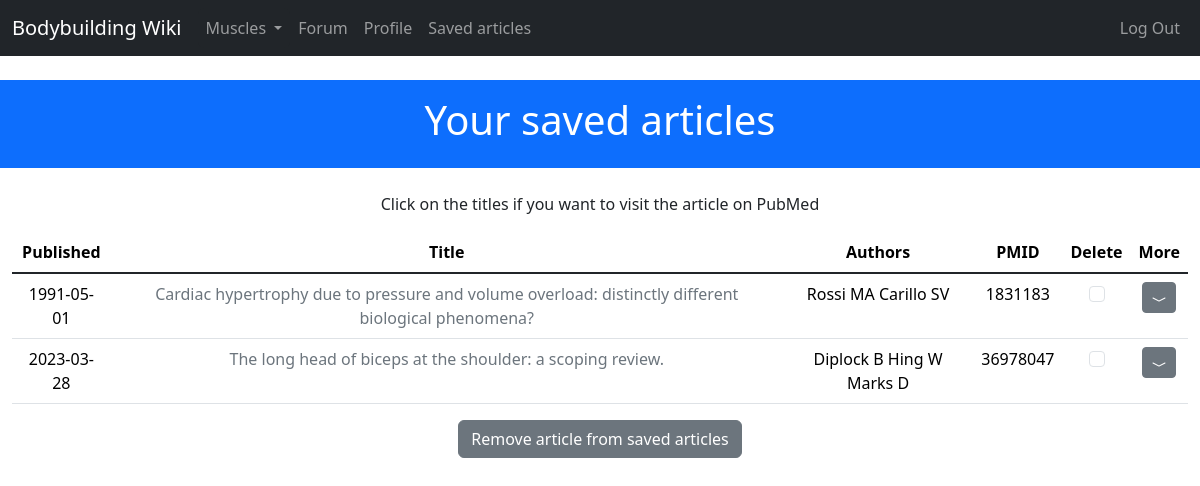
The page /search/my_saved_papers/ (signed in) on the database as committed earlier.
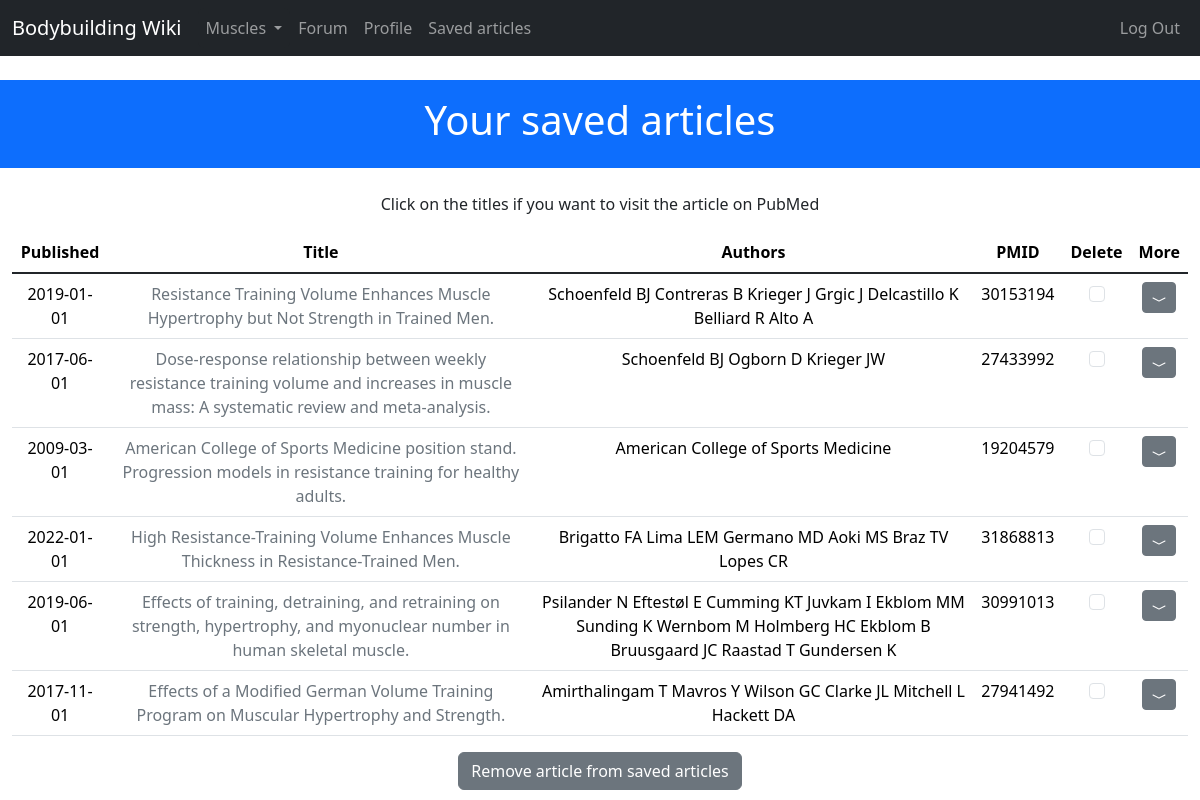
The same page on the database as committed later.
### project/search/models.py (models this page shows)
class PaperSaved(db.Model):
    __tablename__ = 'PapersSaved'
    id = db.Column(db.Integer, primary_key=True)
    user_id = db.Column(db.Integer, db.ForeignKey('users.id'))
    date = db.Column(db.DateTime())
    title = db.Column(db.String(300))
    authors = db.Column(db.String(300))
    pmid = db.Column(db.Integer)
    abstract = db.Column(db.Text())
    results = db.Column(db.Text())
    conclusions = db.Column(db.Text())

### project/search/views.py (the view, shortened to what this page needs)
@search.route('/my_saved_papers/', methods=['GET', 'POST'])
@login_required
def my_articles():
    saved_articles = PaperSaved.query.filter_by(user_id=current_user.id).all()
    return render_template('search/my_articles.html', saved_articles=saved_articles)

### project/auth/models.py (called while the page is built)
@login_manager.user_loader
def load_user(user_id):
    return User.query.get(int(user_id))

### project/main/__init__.py (called while the page is built)
@main.app_context_processor
def inject_user():
    return dict(user=current_user or None)

@main.app_context_processor
def inject_permissions():
    return dict(Permission=Permission)

@main.app_context_processor
def inject_muscles():
    return dict(muscles=Muscle.query.all())

### project/templates/search/my_articles.html (shortened to what this page needs)
{% extends 'base.html' %}
{% block header %}Your saved articles{% endblock header %}
{% block content %}
{% if saved_articles %}
<p class="text-center">Click on the titles if you want to visit the article on PubMed</p>
<form method="post">
<table class="table table-hover">
    <thead class="text-center">
        <th scope="col">Published</th>
        <th scope="col">Title</th>
        <th scope="col">Authors</th>
        <th scope="col">PMID</th>
        <th scope="col">Delete</td>
        <th scope="col">More</td>
    </thead>
    <tbody class="table-group-divider">
    {% for article in saved_articles %}
        <tr class="text-center" scope="row">
            <td>{{article.date.strftime('%Y-%m-%d')}}</td>
            <td><a href="{{ article.url }}" class="link-secondary link-offset-2 link-underline-opacity-0 link-underline-opacity-100-hover"
                target="_blank">{{article.title}}</a>
            <td>{{article.authors}}</td>
            <td>{{article.pmid}}</td>
            <td>
                <input type="checkbox" name="pmid" value="{{article.pmid}}" class="form-check-input">
            </td>
            <td>
                {% if article.abstract or article.conclusion or article.results %}
                <a class="btn btn-sm btn-secondary" data-bs-toggle="collapse" href="#{{article.id}}" role="button" aria-expanded="false" aria-controls="{{article.id}}">
                    <svg xmlns="http://www.w3.org/2000/svg" width="16" height="16" fill="currentColor" class="bi bi-chevron-compact-down" viewBox="0 0 16 16">
                        <path fill-rule="evenodd" d="M1.553 6.776a.5.5 0 0 1 .67-.223L8 9.44l5.776-2.888a.5.5 0 1 1 .448.894l-6 3a.5.5 0 0 1-.448 0l-6-3a.5.5 0 0 1-.223-.67z"/>
                    </svg>
                </a>
                {% endif %}
            </td>
        </tr>
    {% endfor %}
    </tbody>
</table>
<div class="text-center">
    <button type="submit" class="btn btn-secondary text-center">Remove article from saved articles</button>
</div>
</form>
{% else %}
<p class="text-center">You don't have any article saved</p>
{% endif %}
{% endblock content %}

### project/templates/base.html (shortened to what this page needs)
<!DOCTYPE html>
<html lang="en">
  <head>
    <link href="https://cdn.jsdelivr.net/npm/bootstrap@5.3.2/dist/css/bootstrap.min.css" rel="stylesheet">
    <link href="{{ url_for('static', filename='css/arnold.css' )}}" rel="stylesheet">
  </head>
  <body>
    {% block navbar %}
      <nav class="navbar navbar-expand-lg navbar-dark bg-dark">
        <div class="container-fluid">
                <a class="navbar-brand" href="{{url_for('main.index')}}">Bodybuilding Wiki</a>
            <div class="collapse navbar-collapse" id="navbarCollapse">
                <ul class="navbar-nav me-auto mb-2 mb-md-0">
                    <li class="nav-item">
                        <div class="dropdown">
                            <a class=" nav-link btn btn-dark dropdown-toggle bg-dark" href="#" role="button" data-bs-toggle="dropdown" aria-expanded="false">
                              Muscles
                            </a>
                          </div>
                    </li>
                    <li class="nav-item">
                        <a class="nav-link" href="{{ url_for('forum.index') }}">Forum</a>
                    </li>
                    {% if user.is_authenticated %}
                    <li class="nav-item">
                        <a class="nav-link" href="{{ url_for('auth.user_detail', username=current_user.username) }}">
                        Profile
                        </a>
                    </li>
                    <li class="nav-item">
                        <a class="nav-link" href="{{ url_for('search.my_articles') }}">Saved articles</a>
                    </li>
                    {% endif %}
                </ul>
                {% if user.is_authenticated %}
                <ul class="navbar-nav  justify-content-end">
                    <li class="nav-item justify-content-end">
                        <a class="nav-link " href="{{url_for('auth.logout')}}">Log Out</a>
                    </li>
                </ul>
                {% endif %}
            </div>
        </div>
    </nav>
  {% endblock navbar %}
  <div class="container-fluid bg-primary mt-4 text-white py-3 text-center">
      <h1 class="display-6">{% block header %}Bodybuilding Wiki{% endblock header %}</h1>
  </div>
  <div class="container-fluid mt-4">
        {% block content %}
        {% endblock content %}
  </div>
  </body>
</html>

Rows that differ between the two databases and show on the page:
removed PaperSaved: date "1991-05-01", title "Cardiac hypertrophy due to pressure and volume overload: distinctly different biological phenomena?", authors "Rossi MA Carillo SV", pmid "1831183"
removed PaperSaved: date "2023-03-28", title "The long head of biceps at the shoulder: a scoping review.", authors "Diplock B Hing W Marks D", pmid "36978047"
added PaperSaved: date "2019-01-01", title "Resistance Training Volume Enhances Muscle Hypertrophy but Not Strength in Trained Men.", authors "Schoenfeld BJ Contreras B Krieger J Grgic J Delcastillo K Belliard R Alto A", pmid "30153194"
added PaperSaved: date "2017-06-01", title "Dose-response relationship between weekly resistance training volume and increases in muscle mass: A systematic review and meta-analysis.", authors "Schoenfeld BJ Ogborn D Krieger JW", pmid "27433992"
added PaperSaved: date "2009-03-01", title "American College of Sports Medicine position stand. Progression models in resistance training for healthy adults.", authors "American College of Sports Medicine", pmid "19204579"
added PaperSaved: date "2022-01-01", title "High Resistance-Training Volume Enhances Muscle Thickness in Resistance-Trained Men.", authors "Brigatto FA Lima LEM Germano MD Aoki MS Braz TV Lopes CR", pmid "31868813"
added PaperSaved: date "2019-06-01", title "Effects of training, detraining, and retraining on strength, hypertrophy, and myonuclear number in human skeletal muscle.", authors "Psilander N Eftestøl E Cumming KT Juvkam I Ekblom MM Sunding K Wernbom M Holmberg HC Ekblom B Bruusgaard JC Raastad T Gundersen K", pmid "30991013"
added PaperSaved: date "2017-11-01", title "Effects of a Modified German Volume Training Program on Muscular Hypertrophy and Strength.", authors "Amirthalingam T Mavros Y Wilson GC Clarke JL Mitchell L Hackett DA", pmid "27941492"
